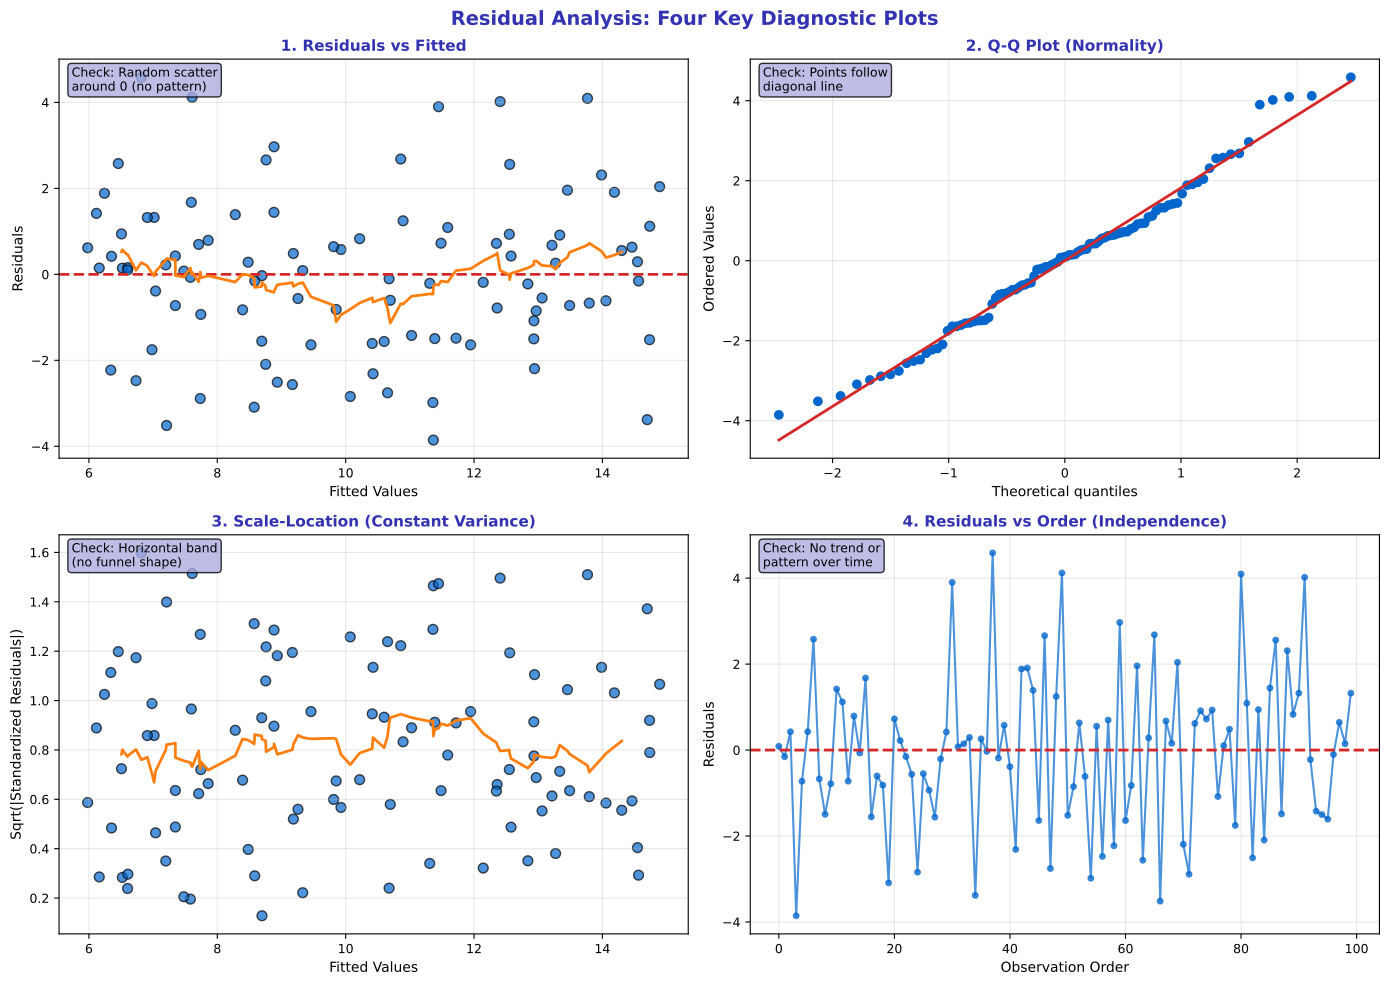

Source code (Python):
"""Residual Analysis - Diagnostic plots"""
import matplotlib.pyplot as plt
import numpy as np
import scipy.stats as stats
from pathlib import Path

plt.rcParams.update({
    'font.size': 10,
    'axes.labelsize': 10,
    'axes.titlesize': 11,
    'xtick.labelsize': 9,
    'ytick.labelsize': 9,
    'legend.fontsize': 9,
    'figure.figsize': (10, 6),
    'figure.dpi': 150
})

MLPURPLE = '#3333B2'
MLLAVENDER = '#ADADE0'
MLBLUE = '#0066CC'
MLORANGE = '#FF7F0E'
MLGREEN = '#2CA02C'
MLRED = '#D62728'

np.random.seed(42)

fig, axes = plt.subplots(2, 2, figsize=(14, 10))
fig.suptitle('Residual Analysis: Four Key Diagnostic Plots', fontsize=14, fontweight='bold', color=MLPURPLE)

# Generate well-behaved data
n = 100
x = np.random.uniform(5, 25, n)
y_true = 3 + 0.5 * x
y = y_true + np.random.normal(0, 2, n)

# Fit model
slope = np.sum((x - x.mean()) * (y - y.mean())) / np.sum((x - x.mean())**2)
intercept = y.mean() - slope * x.mean()
y_pred = intercept + slope * x
residuals = y - y_pred

# Plot 1: Residuals vs Fitted
ax1 = axes[0, 0]

ax1.scatter(y_pred, residuals, c=MLBLUE, s=50, alpha=0.7, edgecolors='black')
ax1.axhline(0, color=MLRED, linewidth=2, linestyle='--')

# Add lowess smoothing line (simulated)
sorted_idx = np.argsort(y_pred)
window = 15
smooth_y = np.convolve(residuals[sorted_idx], np.ones(window)/window, mode='valid')
ax1.plot(np.sort(y_pred)[window//2:-window//2+1], smooth_y, color=MLORANGE, linewidth=2)

ax1.set_title('1. Residuals vs Fitted', fontsize=11, fontweight='bold', color=MLPURPLE)
ax1.set_xlabel('Fitted Values', fontsize=10)
ax1.set_ylabel('Residuals', fontsize=10)
ax1.grid(alpha=0.3)

ax1.text(0.02, 0.98, 'Check: Random scatter\naround 0 (no pattern)',
         transform=ax1.transAxes, fontsize=9, va='top',
         bbox=dict(boxstyle='round', facecolor=MLLAVENDER, alpha=0.8))

# Plot 2: Q-Q Plot (normality check)
ax2 = axes[0, 1]

stats.probplot(residuals, dist="norm", plot=ax2)
ax2.get_lines()[0].set_color(MLBLUE)
ax2.get_lines()[0].set_markersize(6)
ax2.get_lines()[1].set_color(MLRED)
ax2.get_lines()[1].set_linewidth(2)

ax2.set_title('2. Q-Q Plot (Normality)', fontsize=11, fontweight='bold', color=MLPURPLE)
ax2.grid(alpha=0.3)

ax2.text(0.02, 0.98, 'Check: Points follow\ndiagonal line',
         transform=ax2.transAxes, fontsize=9, va='top',
         bbox=dict(boxstyle='round', facecolor=MLLAVENDER, alpha=0.8))

# Plot 3: Scale-Location (homoscedasticity)
ax3 = axes[1, 0]

sqrt_std_resid = np.sqrt(np.abs(residuals / residuals.std()))
ax3.scatter(y_pred, sqrt_std_resid, c=MLBLUE, s=50, alpha=0.7, edgecolors='black')

# Add smooth line
smooth_sqrt = np.convolve(sqrt_std_resid[sorted_idx], np.ones(window)/window, mode='valid')
ax3.plot(np.sort(y_pred)[window//2:-window//2+1], smooth_sqrt, color=MLORANGE, linewidth=2)

ax3.set_title('3. Scale-Location (Constant Variance)', fontsize=11, fontweight='bold', color=MLPURPLE)
ax3.set_xlabel('Fitted Values', fontsize=10)
ax3.set_ylabel('Sqrt(|Standardized Residuals|)', fontsize=10)
ax3.grid(alpha=0.3)

ax3.text(0.02, 0.98, 'Check: Horizontal band\n(no funnel shape)',
         transform=ax3.transAxes, fontsize=9, va='top',
         bbox=dict(boxstyle='round', facecolor=MLLAVENDER, alpha=0.8))

# Plot 4: Residuals vs Order (independence)
ax4 = axes[1, 1]

ax4.plot(range(len(residuals)), residuals, color=MLBLUE, linewidth=1.5, marker='o', markersize=4, alpha=0.7)
ax4.axhline(0, color=MLRED, linewidth=2, linestyle='--')

ax4.set_title('4. Residuals vs Order (Independence)', fontsize=11, fontweight='bold', color=MLPURPLE)
ax4.set_xlabel('Observation Order', fontsize=10)
ax4.set_ylabel('Residuals', fontsize=10)
ax4.grid(alpha=0.3)

ax4.text(0.02, 0.98, 'Check: No trend or\npattern over time',
         transform=ax4.transAxes, fontsize=9, va='top',
         bbox=dict(boxstyle='round', facecolor=MLLAVENDER, alpha=0.8))

plt.tight_layout()
plt.savefig(Path(__file__).parent / 'chart.pdf', dpi=300, bbox_inches='tight')
plt.close()
